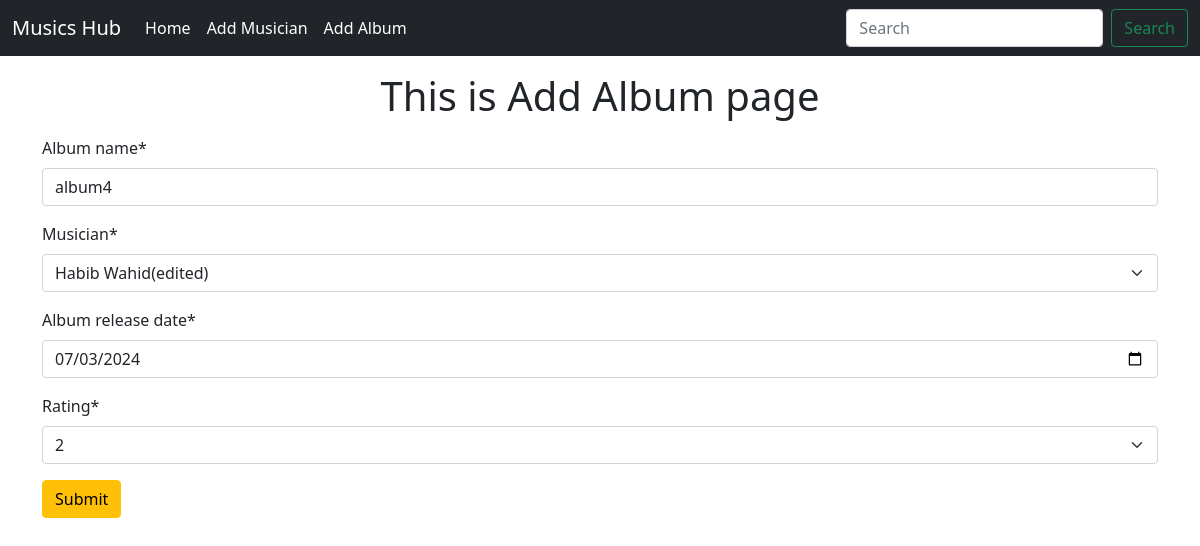
The app's page /album/edit_album/26 with its own data.
### albums/models.py (models this page shows, shortened)
class Albums(models.Model):
    album_name= models.CharField(max_length=50)
    musician= models.ForeignKey(Musicians, on_delete=models.CASCADE)
    album_release_date= models.DateField()
    choices= ((1, 1), (2, 2), (3, 3), (4, 4), (5, 5))
    rating= models.IntegerField(choices=choices)

### albums/views.py (the view)
# urls.py: path('edit_album/<int:id>', views.edit_album, name='editAlbum'),
def edit_album(request, id):
    target= Albums.objects.get(pk= id)
    edit_form= AlbumForm(instance=target)
    if request.method=="POST":
        edit_form= AlbumForm(request.POST, instance=target)
        if edit_form.is_valid():
            edit_form.save()
            return redirect('homePage')
    return render(request,  'albums/albums.html', {'form': edit_form} )

### albums/forms.py
class AlbumForm(forms.ModelForm):
    class Meta:
        model= Albums
        fields= '__all__'
        widgets = {
            'album_release_date': widgets.DateInput(attrs={'type': 'date'})
        }

### musicians/models.py (called while the page is built)
    def __str__(self):
        return f'{self.first_name} {self.last_name}'

### albums/templates/albums/albums.html (shortened to what this page needs)
{% extends "base.html" %}
{% load crispy_forms_tags %}
{% block content %}
    <h1 class= 'text-center m-3'>This is Add Album page</h1>
    <form method= 'post' class='container'>
        {{form | crispy }}
        <button class="btn btn-warning">Submit</button>
    </form>
{% endblock content %}

### records on screen
Albums: album_name "album4", musician "Habib Wahid(edited)", album_release_date "07/03/2024", rating "2"
